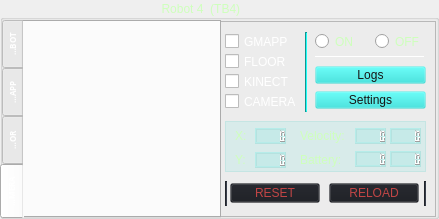
   <widget class="QGroupBox" name="robot_TB4">
    <property name="geometry">
     <rect>
      <x>610</x>
      <y>235</y>
      <width>439</width>
      <height>219</height>
     </rect>
    </property>
    <property name="styleSheet">
     <string notr="true">
color: rgb(206, 255, 188);</string>
    </property>
    <property name="title">
     <string>                                                Robot 4  (TB4)</string>
    </property>
    <widget class="QFrame" name="options_TB4">
     <property name="geometry">
      <rect>
       <x>215</x>
       <y>21</y>
       <width>221</width>
       <height>196</height>
      </rect>
     </property>
     <property name="styleSheet">
      <string notr="true"/>
     </property>
     <property name="frameShape">
      <enum>QFrame::StyledPanel</enum>
     </property>
     <property name="frameShadow">
      <enum>QFrame::Raised</enum>
     </property>
     <widget class="Line" name="line_TB4_1">
      <property name="geometry">
       <rect>
        <x>90</x>
        <y>11</y>
        <width>2</width>
        <height>80</height>
       </rect>
      </property>
      <property name="styleSheet">
       <string notr="true">background: #1DDED8;</string>
      </property>
      <property name="orientation">
       <enum>Qt::Vertical</enum>
      </property>
     </widget>
     <widget class="QPushButton" name="configure_TB4_Button">
      <property name="geometry">
       <rect>
        <x>100</x>
        <y>70</y>
        <width>111</width>
        <height>18</height>
       </rect>
      </property>
      <property name="cursor">
       <cursorShape>PointingHandCursor</cursorShape>
      </property>
      <property name="styleSheet">
       <string notr="true">background: rgba(29, 222, 216, 0.1);
color: rgb(22, 22, 22)</string>
      </property>
      <property name="text">
       <string>Settings</string>
      </property>
     </widget>
     <widget class="QPushButton" name="logs_TB4_Button">
      <property name="geometry">
       <rect>
        <x>100</x>
        <y>45</y>
        <width>111</width>
        <height>18</height>
       </rect>
      </property>
      <property name="cursor">
       <cursorShape>PointingHandCursor</cursorShape>
      </property>
      <property name="styleSheet">
       <string notr="true">background: rgba(29, 222, 216, 0.1);
color: rgb(22, 22, 22)</string>
      </property>
      <property name="text">
       <string>Logs</string>
      </property>
     </widget>
     <widget class="QCheckBox" name="floor_TB4_Show">
      <property name="geometry">
       <rect>
        <x>10</x>
        <y>30</y>
        <width>61</width>
        <height>21</height>
       </rect>
      </property>
      <property name="cursor">
       <cursorShape>PointingHandCursor</cursorShape>
      </property>
      <property name="styleSheet">
       <string notr="true">color: white;</string>
      </property>
      <property name="text">
       <string>FLOOR</string>
      </property>
     </widget>
     <widget class="QCheckBox" name="kinect_TB4_Show">
      <property name="geometry">
       <rect>
        <x>10</x>
        <y>50</y>
        <width>71</width>
        <height>21</height>
       </rect>
      </property>
      <property name="cursor">
       <cursorShape>PointingHandCursor</cursorShape>
      </property>
      <property name="styleSheet">
       <string notr="true">color: white;</string>
      </property>
      <property name="text">
       <string>KINECT</string>
      </property>
     </widget>
     <widget class="QCheckBox" name="gmapp_TB4_Show">
      <property name="geometry">
       <rect>
        <x>10</x>
        <y>10</y>
        <width>71</width>
        <height>21</height>
       </rect>
      </property>
      <property name="cursor">
       <cursorShape>PointingHandCursor</cursorShape>
      </property>
      <property name="styleSheet">
       <string notr="true">color: white;</string>
      </property>
      <property name="text">
       <string>GMAPP</string>
      </property>
     </widget>
     <widget class="QCheckBox" name="camera_TB4_Show">
      <property name="geometry">
       <rect>
        <x>10</x>
        <y>70</y>
        <width>71</width>
        <height>21</height>
       </rect>
      </property>
      <property name="cursor">
       <cursorShape>PointingHandCursor</cursorShape>
      </property>
      <property name="styleSheet">
       <string notr="true">color: white;</string>
      </property>
      <property name="text">
       <string>CAMERA</string>
      </property>
     </widget>
     <widget class="QRadioButton" name="on_TB4_Viewer">
      <property name="geometry">
       <rect>
        <x>100</x>
        <y>10</y>
        <width>51</width>
        <height>21</height>
       </rect>
      </property>
      <property name="cursor">
       <cursorShape>PointingHandCursor</cursorShape>
      </property>
      <property name="text">
       <string>ON</string>
      </property>
     </widget>
     <widget class="QRadioButton" name="off_TB4_Viewer">
      <property name="geometry">
       <rect>
        <x>160</x>
        <y>10</y>
        <width>51</width>
        <height>21</height>
       </rect>
      </property>
      <property name="cursor">
       <cursorShape>PointingHandCursor</cursorShape>
      </property>
      <property name="text">
       <string>OFF</string>
      </property>
     </widget>
     <widget class="Line" name="line_TB4_2">
      <property name="geometry">
       <rect>
        <x>100</x>
        <y>35</y>
        <width>110</width>
        <height>1</height>
       </rect>
      </property>
      <property name="styleSheet">
       <string notr="true"/>
      </property>
      <property name="orientation">
       <enum>Qt::Horizontal</enum>
      </property>
     </widget>
     <widget class="QPushButton" name="reload_TB4">
      <property name="geometry">
       <rect>
        <x>114</x>
        <y>162</y>
        <width>90</width>
        <height>20</height>
       </rect>
      </property>
      <property name="cursor">
       <cursorShape>PointingHandCursor</cursorShape>
      </property>
      <property name="styleSheet">
       <string notr="true">color: rgb(193, 69, 69);
font: 75 9pt &quot;Clean&quot;;
background: rgba(25, 27, 33, 0.2);</string>
      </property>
      <property name="text">
       <string>RELOAD</string>
      </property>
     </widget>
     <widget class="Line" name="line_TB4_4">
      <property name="geometry">
       <rect>
        <x>209</x>
        <y>160</y>
        <width>2</width>
        <height>25</height>
       </rect>
      </property>
      <property name="styleSheet">
       <string notr="true">background: #313640;</string>
      </property>
      <property name="orientation">
       <enum>Qt::Vertical</enum>
      </property>
     </widget>
     <widget class="Line" name="line_TB4_5">
      <property name="geometry">
       <rect>
        <x>10</x>
        <y>160</y>
        <width>2</width>
        <height>25</height>
       </rect>
      </property>
      <property name="styleSheet">
       <string notr="true">background: #313640;</string>
      </property>
      <property name="orientation">
       <enum>Qt::Vertical</enum>
      </property>
     </widget>
     <widget class="QPushButton" name="reset_TB4">
      <property name="geometry">
       <rect>
        <x>15</x>
        <y>162</y>
        <width>90</width>
        <height>20</height>
       </rect>
      </property>
      <property name="cursor">
       <cursorShape>PointingHandCursor</cursorShape>
      </property>
      <property name="styleSheet">
       <string notr="true">color: rgb(193, 69, 69);
font: 75 9pt &quot;Clean&quot;;
background: rgba(25, 27, 33, 0.2);</string>
      </property>
      <property name="text">
       <string>RESET</string>
      </property>
     </widget>
     <widget class="QFrame" name="valuesTB4Frame">
      <property name="geometry">
       <rect>
        <x>10</x>
        <y>100</y>
        <width>201</width>
        <height>51</height>
       </rect>
      </property>
      <property name="styleSheet">
       <string notr="true">background: rgba(29, 222, 216, 0.1);</string>
      </property>
      <property name="frameShape">
       <enum>QFrame::StyledPanel</enum>
      </property>
      <property name="frameShadow">
       <enum>QFrame::Raised</enum>
      </property>
      <widget class="QLCDNumber" name="x_TB4_Value">
       <property name="geometry">
        <rect>
         <x>30</x>
         <y>7</y>
         <width>31</width>
         <height>16</height>
        </rect>
       </property>
      </widget>
      <widget class="QLabel" name="x_TB4_Label">
       <property name="geometry">
        <rect>
         <x>10</x>
         <y>7</y>
         <width>16</width>
         <height>16</height>
        </rect>
       </property>
       <property name="styleSheet">
        <string notr="true">background: transparent;
color: rgb(206, 255, 188);</string>
       </property>
       <property name="text">
        <string>X:</string>
       </property>
      </widget>
      <widget class="QLabel" name="y_TB4_Label">
       <property name="geometry">
        <rect>
         <x>10</x>
         <y>31</y>
         <width>16</width>
         <height>16</height>
        </rect>
       </property>
       <property name="styleSheet">
        <string notr="true">background: transparent;
color: rgb(206, 255, 188);</string>
       </property>
       <property name="text">
        <string>Y:</string>
       </property>
      </widget>
      <widget class="QLCDNumber" name="y_TB4_Value">
       <property name="geometry">
        <rect>
         <x>30</x>
         <y>31</y>
         <width>31</width>
         <height>16</height>
        </rect>
       </property>
      </widget>
      <widget class="QLabel" name="velocity_TB4_Label">
       <property name="geometry">
        <rect>
         <x>75</x>
         <y>7</y>
         <width>61</width>
         <height>16</height>
        </rect>
       </property>
       <property name="styleSheet">
        <string notr="true">background: transparent;
color: rgb(206, 255, 188);</string>
       </property>
       <property name="text">
        <string>Velocity:</string>
       </property>
      </widget>
      <widget class="QLCDNumber" name="linear_TB4_Value">
       <property name="geometry">
        <rect>
         <x>130</x>
         <y>7</y>
         <width>31</width>
         <height>16</height>
        </rect>
       </property>
      </widget>
      <widget class="QLabel" name="battery_TB4_Label">
       <property name="geometry">
        <rect>
         <x>75</x>
         <y>31</y>
         <width>61</width>
         <height>16</height>
        </rect>
       </property>
       <property name="styleSheet">
        <string notr="true">background: transparent;
color: rgb(206, 255, 188);</string>
       </property>
       <property name="text">
        <string>Battery:</string>
       </property>
      </widget>
      <widget class="QLCDNumber" name="turtleBat_TB4_Value">
       <property name="geometry">
        <rect>
         <x>130</x>
         <y>30</y>
         <width>31</width>
         <height>16</height>
        </rect>
       </property>
      </widget>
      <widget class="QLCDNumber" name="noteBat_TB4_Value">
       <property name="geometry">
        <rect>
         <x>165</x>
         <y>30</y>
         <width>31</width>
         <height>16</height>
        </rect>
       </property>
      </widget>
      <widget class="QLCDNumber" name="angular_TB4_Value">
       <property name="geometry">
        <rect>
         <x>165</x>
         <y>7</y>
         <width>31</width>
         <height>16</height>
        </rect>
       </property>
      </widget>
     </widget>
    </widget>
    <widget class="QTabWidget" name="viewer_TB4">
     <property name="geometry">
      <rect>
       <x>0</x>
       <y>20</y>
       <width>221</width>
       <height>198</height>
      </rect>
     </property>
     <property name="font">
      <font>
       <family>Tlwg Typist</family>
       <pointsize>6</pointsize>
       <weight>75</weight>
       <bold>true</bold>
      </font>
     </property>
     <property name="cursor">
      <cursorShape>PointingHandCursor</cursorShape>
     </property>
     <property name="layoutDirection">
      <enum>Qt::LeftToRight</enum>
     </property>
     <property name="styleSheet">
      <string notr="true">color: white;</string>
     </property>
     <property name="tabPosition">
      <enum>QTabWidget::West</enum>
     </property>
     <property name="tabShape">
      <enum>QTabWidget::Rounded</enum>
     </property>
     <property name="currentIndex">
      <number>3</number>
     </property>
     <property name="elideMode">
      <enum>Qt::ElideLeft</enum>
     </property>
     <widget class="QWidget" name="kinnect_TB4_Screen">
      <property name="toolTip">
       <string>Image from the Kinnect</string>
      </property>
      <attribute name="title">
       <string>ROBOT</string>
      </attribute>
     </widget>
     <widget class="QWidget" name="gmapp_TB4_Screen">
      <attribute name="title">
       <string>GMAPP</string>
      </attribute>
     </widget>
     <widget class="QWidget" name="floor_TB4_Screen">
      <attribute name="title">
       <string>FLOOR</string>
      </attribute>
     </widget>
     <widget class="QWidget" name="camera_TB4_Screen">
      <attribute name="title">
       <string>CAMERA</string>
      </attribute>
     </widget>
    </widget>
   </widget>
